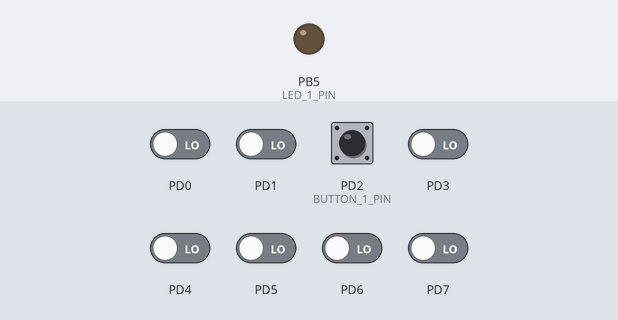
Bench run of a program on a simulated ATmega328P, built with avr-gcc and emulated at 16 MHz. On the bench: output pins drawn as LEDs (lit = HIGH). The inputs (shaded band) are chosen by the test bench; at power-on: PD2 (BUTTON_1_PIN) HIGH, PD0, PD1, PD3–7 LOW.

Above: at 1.2 s.
1.3 s: PD2 (BUTTON_1_PIN) pulled LOW for 0.15 s
At 1.37 s:
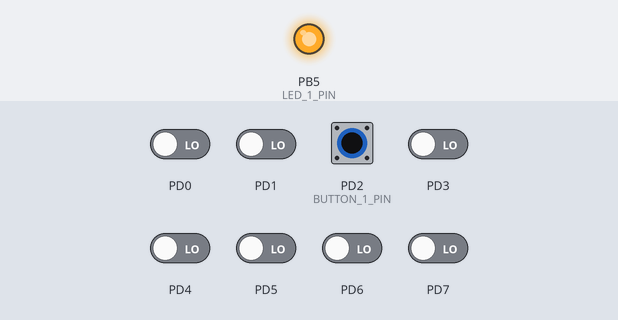
Timing chart, 0 to 4.3 s (numbered marks = the images above; inputs shaded):
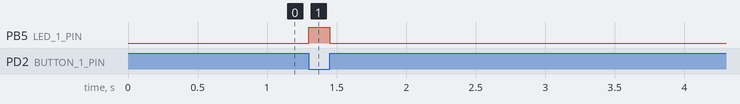

Measured:
- after the input at 1.3 s, PB5 (LED_1_PIN): LOW → HIGH at once, → LOW 0.15 s later

The program:

main.c
```c
// device: 	AtMega 328p
// author:  Maciej Mielcarski
// switch with LED

#include <avr/io.h>

#define F_CPU 16000000UL

#define BUTTON_1_PIN 	PD2
#define BUTTON_1_PORT 	PORTD
#define BUTTON_1_DDR 	DDRD
#define BUTTON_1_PIN_r 	PIND

#define LED_1_PIN 	PB5
#define LED_1_PORT 	PORTB
#define LED_1_DDR 	DDRB

int Button_1_State()
{
	if(!(BUTTON_1_PIN_r & (1<<BUTTON_1_PIN)))	return 1;
	else 										return 0;
}

int main(void)
{
	BUTTON_1_DDR |= (0<<BUTTON_1_PIN);		// button pin set as input
	BUTTON_1_PORT |= (1<<BUTTON_1_PIN); 	// button input with internal pull-up

	LED_1_DDR |= (1<<LED_1_PIN);		// led pin set as output
	//LED_1_PORT | = (1<<LED_1_PIN);

	while(1)
	{
		if(Button_1_State())	LED_1_PORT |=  (1<<LED_1_PIN);
		else 					LED_1_PORT &= ~(1<<LED_1_PIN);
	}
}
```
